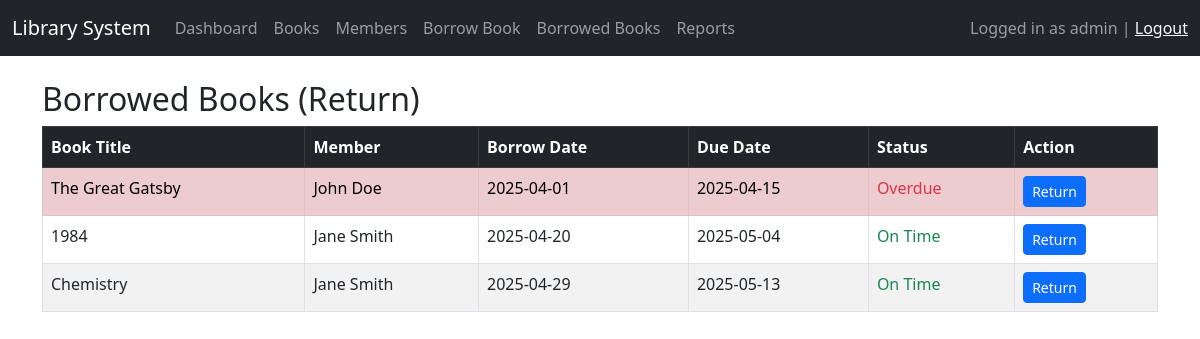
Screenshot of /return.php (signed in) with the database file from the repository.
### tables this page shows
CREATE TABLE `borrowedbooks` (
  `id` int(11) NOT NULL,
  `book_id` int(11) NOT NULL,
  `member_id` int(11) NOT NULL,
  `borrow_date` date NOT NULL,
  `due_date` date NOT NULL,
  `return_date` date DEFAULT NULL
);

CREATE TABLE `books` (
  `id` int(11) NOT NULL,
  `title` varchar(255) NOT NULL,
  `author` varchar(255) NOT NULL,
  `publisher` varchar(255) DEFAULT NULL,
  `year` int(11) DEFAULT NULL,
  `total_copies` int(11) DEFAULT 1,
  `available_copies` int(11) DEFAULT 1
);

CREATE TABLE `members` (
  `id` int(11) NOT NULL,
  `name` varchar(100) NOT NULL,
  `email` varchar(100) DEFAULT NULL,
  `phone` varchar(20) DEFAULT NULL,
  `address` text DEFAULT NULL,
  `join_date` date DEFAULT curdate()
);

### return.php (the view, shortened to what this page needs)
<?php
include 'header.php';
$sql = "SELECT bb.id, b.title, m.name AS member_name, bb.borrow_date, bb.due_date
        FROM BorrowedBooks bb
        JOIN Books b ON bb.book_id = b.id
        JOIN Members m ON bb.member_id = m.id
        WHERE bb.return_date IS NULL";
$result = $conn->query($sql);
?>
<h2>Borrowed Books (Return)</h2>
<?php if ($result && $result->num_rows > 0): ?>
<table class="table table-bordered table-striped">
  <thead class="table-dark">
    <tr>
      <th>Book Title</th>
      <th>Member</th>
      <th>Borrow Date</th>
      <th>Due Date</th>
      <th>Status</th>
      <th>Action</th>
    </tr>
  </thead>
  <tbody>
    <?php
    $today = date('Y-m-d');
    while ($row = $result->fetch_assoc()):
      $is_overdue = ($today > $row['due_date']);
    ?>
    <tr class="<?php echo $is_overdue ? 'table-danger' : ''; ?>">
      <td><?php echo htmlspecialchars($row['title']); ?></td>
      <td><?php echo htmlspecialchars($row['member_name']); ?></td>
      <td><?php echo $row['borrow_date']; ?></td>
      <td><?php echo $row['due_date']; ?></td>
      <td>
        <?php if ($is_overdue): ?>
          <span class="text-danger">Overdue</span>
        <?php else: ?>
          <span class="text-success">On Time</span>
        <?php endif; ?>
      </td>
      <td>
        <a href="return.php?return_id=<?php echo $row['id']; ?>" class="btn btn-sm btn-primary"
           onclick="return confirm('Mark this book as returned?');">Return</a>
      </td>
    </tr>
    <?php endwhile; ?>
  </tbody>
</table>
<?php else: ?>
  <p>No books are currently borrowed.</p>
<?php endif; ?>
<?php include 'footer.php'; ?>

### rows the page displays
borrowedbooks: book.title "The Great Gatsby", member.name "John Doe", borrow_date "2025-04-01", due_date "2025-04-15", shows "Overdue"
borrowedbooks: book.title "1984", member.name "Jane Smith", borrow_date "2025-04-20", due_date "2025-05-04", shows "On Time"
borrowedbooks: book.title "Chemistry", member.name "Jane Smith", borrow_date "2025-04-29", due_date "2025-05-13", shows "On Time"

### other values shown
$_SESSION['username'] "admin"
